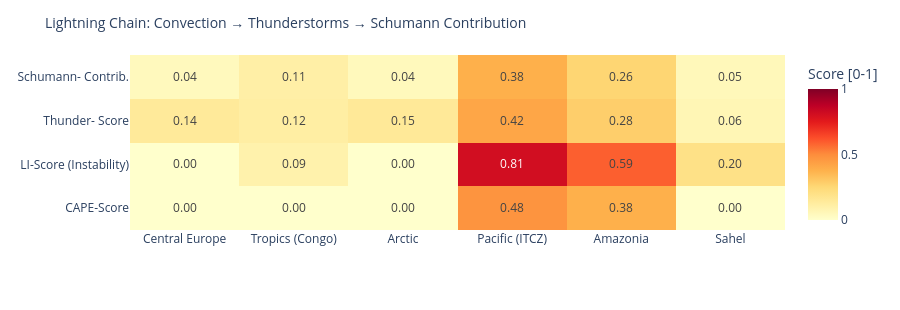

Notebook code cell kept with this figure:
### Code cell
# ============================================================
# LIGHTNING CHAIN: Convection → Thunderstorms → Schumann
# Shows the causal chain per measurement point as heatmap
# ============================================================

def cape_score(v):
    """CAPE → normalized score [0,1]"""
    if v is None or pd.isna(v): return 0.0
    return min(1.0, float(v) / 3000)

def li_score(v):
    """Lifted Index: negative = unstable → score [0,1]"""
    if v is None or pd.isna(v): return 0.3
    return min(1.0, max(0.0, (-float(v) + 6) / 12))

def cloud_score(v):
    if v is None or pd.isna(v): return 0.3
    return float(v) / 100

def thunder_score(row):
    """Kombinierter Gewitterwahrscheinlichkeits-Score
    CAPE + LI + Bedeckung + WMO-Gewitter + konvektiver Niederschlag (showers)
    Hinweis: X-Ray und Kp sind kein Bestandteil – nur geomagn./solarer Kontext.
    """
    cs = cape_score(row.get('cape'))
    ls = li_score(row.get('li'))
    cl = cloud_score(row.get('cloud'))
    t  = 1.0 if row.get('thunderstorm') else 0.0
    # Convective precipitation (showers) as additional indicator
    sh = min(1.0, (row.get('showers') or 0) / 5.0)
    return round(cs * 0.30 + ls * 0.25 + cl * 0.15 + t * 0.20 + sh * 0.10, 3)

def schumann_contribution(t_score, lat):
    """Schumann contribution: higher in tropics (±30°), scaled by thunderstorm score"""
    lat_weight = max(0.3, 1.0 - abs(lat) / 60)
    return round(t_score * lat_weight, 3)

df_atm['cape_score']   = df_atm.apply(lambda r: cape_score(r['cape']), axis=1)
df_atm['li_score']     = df_atm.apply(lambda r: li_score(r['li']),    axis=1)
df_atm['thunder_score']= df_atm.apply(lambda r: thunder_score(r.to_dict()), axis=1)
df_atm['schumann_contribution'] = df_atm.apply(
    lambda r: schumann_contribution(r['thunder_score'], r['lat']), axis=1)

metrics = ['cape_score', 'li_score', 'thunder_score', 'schumann_contribution']
labels  = ['CAPE-Score', 'LI-Score\n(Instability)', 'Thunder-\nScore', 'Schumann-\nContrib.']
z_data  = [df_atm[m].tolist() for m in metrics]

fig = go.Figure(go.Heatmap(
    z=z_data,
    x=df_atm['point'].tolist(),
    y=labels,
    colorscale='YlOrRd',
    zmin=0, zmax=1,
    text=[[f'{v:.2f}' for v in row] for row in z_data],
    texttemplate='%{text}', textfont=dict(size=12),
    colorbar=dict(title='Score [0-1]')
))
fig.update_layout(
    title=dict(text='Lightning Chain: Convection → Thunderstorms → Schumann Contribution', font=dict(size=14)),
    height=310,
    plot_bgcolor='rgba(0,0,0,0)', paper_bgcolor='rgba(0,0,0,0)',
    margin=dict(l=130, r=80, t=55, b=80)
)
fig.show()

### Figure 1 — Plotly figure (JSON) as saved in the notebook; plotly's stock layout.template omitted (floating-point values rounded to 4 significant figures)
{"data": [{"colorbar": {"title": {"text": "Score [0-1]"}}, "colorscale": [[0.0, "rgb(255,255,204)"], [0.125, "rgb(255,237,160)"], [0.25, "rgb(254,217,118)"], [0.375, "rgb(254,178,76)"], [0.5, "rgb(253,141,60)"], [0.625, "rgb(252,78,42)"], [0.75, "rgb(227,26,28)"], [0.875, "rgb(189,0,38)"], [1.0, "rgb(128,0,38)"]], "text": [["0.00", "0.00", "0.00", "0.48", "0.38", "0.00"], ["0.00", "0.09", "0.00", "0.81", "0.59", "0.20"], ["0.14", "0.12", "0.15", "0.42", "0.28", "0.06"], ["0.04", "0.11", "0.04", "0.38", "0.26", "0.05"]], "textfont": {"size": 12}, "texttemplate": "%{text}", "type": "heatmap", "x": ["Central Europe", "Tropics (Congo)", "Arctic", "Pacific (ITCZ)", "Amazonia", "Sahel"], "y": ["CAPE-Score", "LI-Score\n(Instability)", "Thunder-\nScore", "Schumann-\nContrib."], "z": [[0.0, 0.0, 0.0, 0.4767, 0.3833, 0.0], [0.0, 0.09167, 0.0, 0.8083, 0.5917, 0.2], [0.144, 0.117, 0.15, 0.417, 0.284, 0.064], [0.043, 0.109, 0.045, 0.382, 0.26, 0.05]], "zmax": 1, "zmin": 0}], "layout": {"height": 310, "margin": {"b": 80, "l": 130, "r": 80, "t": 55}, "paper_bgcolor": "rgba(0,0,0,0)", "plot_bgcolor": "rgba(0,0,0,0)", "title": {"font": {"size": 14}, "text": "Lightning Chain: Convection → Thunderstorms → Schumann Contribution"}}}
